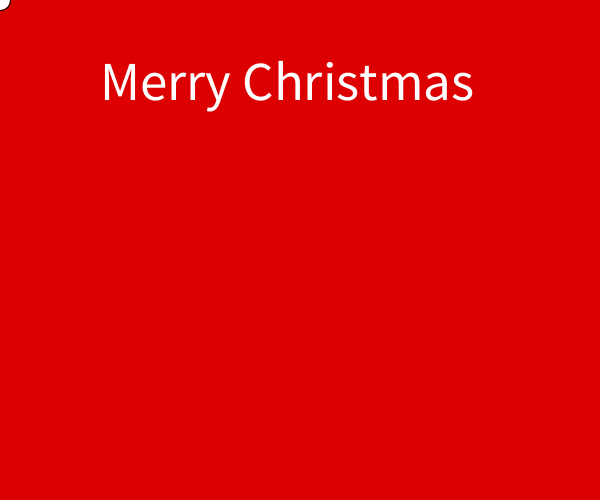
Frame 1 (no input)
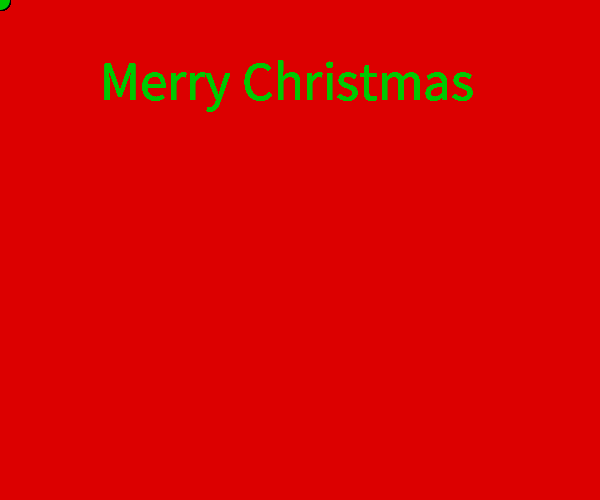
Frame 60 (the mouse pressed at the canvas centre just before this capture)
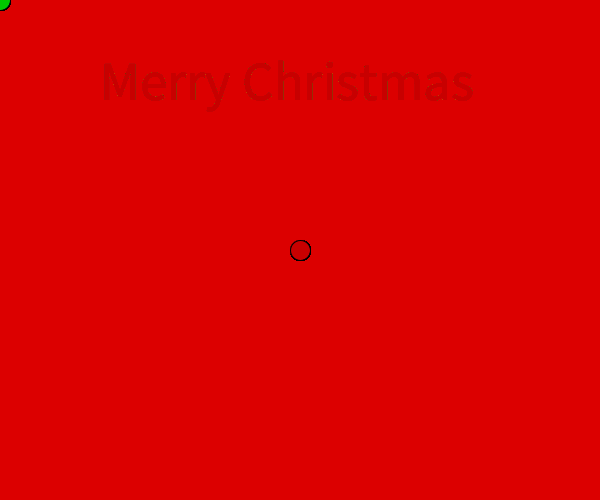
Frame 120 (the mouse held since frame 60 and released just before this capture)

The Processing sketch that drew these frames (run headless with seeded random() and noise(); from frame 60 on, the mouse is pressed at the canvas centre):

// Processing sketch: processing_125763
// ── processing_125763.pde

void setup()
{
  size(600,500);
  background(220,0,0);
  
}

void draw() 
{
  textSize(55);
  text("Merry Christmas", 100,100);
 
  ellipse(mouseX, mouseY, 20,20);
  fill(0,200,0);
  if(mousePressed)
  {
   fill(200,0,0);
  }
}
